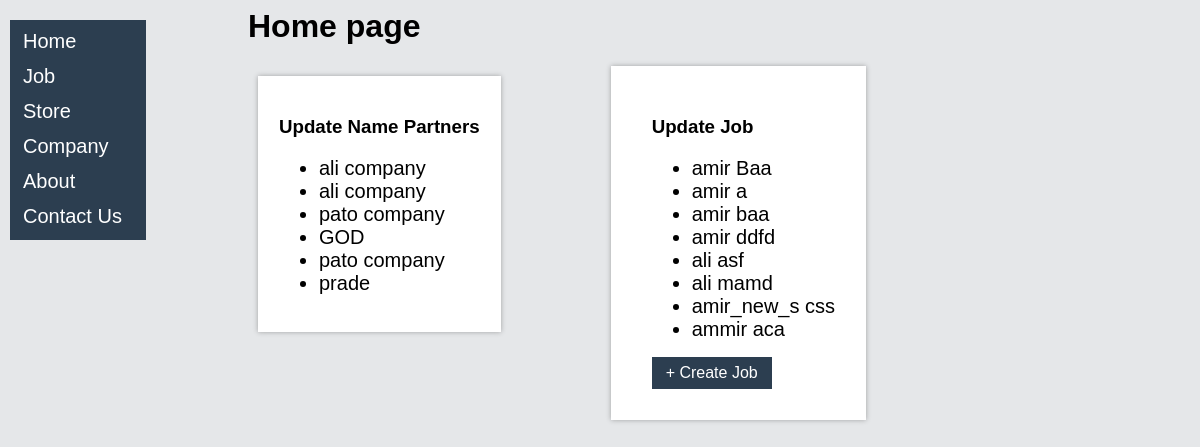
The app's page /, older data.
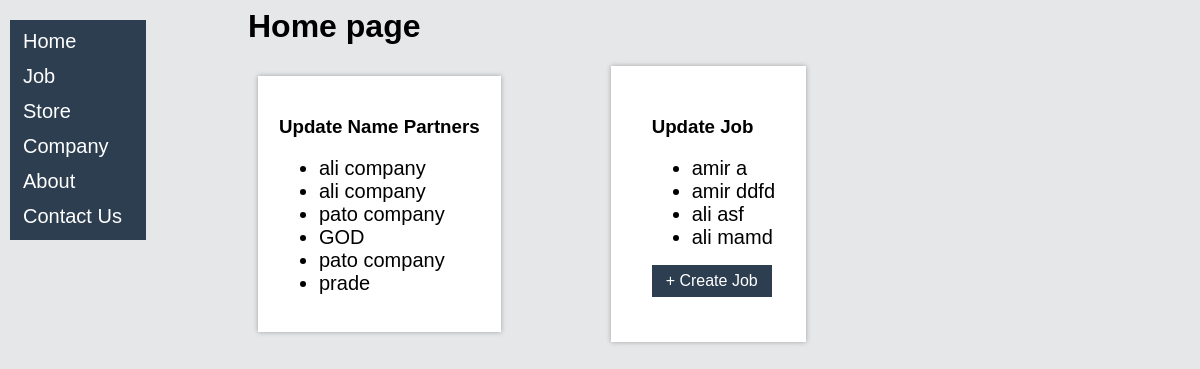
The same page, newer data.
### Company/models.py (models this page shows, shortened)
class Company(models.Model):
    first_name = models.CharField(max_length=10)
    last_name = models.CharField(max_length=30)
    name_partners = models.CharField(max_length=20)

class Job(models.Model):
    first_name = models.CharField(max_length=10)
    last_name = models.CharField(max_length=30)
    email = models.EmailField()
    phone_number = models.IntegerField()
    text = models.TextField()

### page/views.py (the view)
# urls.py: path('', HomeView.as_view(), name='home'), # see list company and job in home page home.html.
class HomeView(TemplateView):
    def get(self, request):
        companies = Company.objects.all()
        jobs = Job.objects.all()
        context = {
            'comp2': companies,
            'job_li': jobs,
        }
        return render(request, 'home.html', context)

### templates/Home.html
{% extends 'base.html' %}
{% block content %}
<div class="main">
    <h1>Home page </h1>
    <div class="row_text">
        <div class="column_text">
            <div class="border_text_list_home_page">
                <h3>Update Name Partners</h3>
                <ul>
                    {% for company in comp2 %}
                    <li style="font-size:125%;">
                        {{company.name_partners}}
                    </li>
                    {% endfor %}
                </ul>
            </div>
        </div>
        <div class="border_text_list_home_page">
            <div class="column_text">
                <h3>Update Job</h3>
                <ul>
                    {% for job in job_li %}
                    <li style="font-size:125%;">
                        {{job.first_name}} {{job.last_name}}
                    </li>
                    {% endfor %}
                </ul>
                <button class="button">
                    <a class="button" href="{% url 'job_create' %}">+ Create Job</a>
                </button>
            </div>
        </div>
    </div>
</div>
{% endblock %}

### templates/base.html
{% load static %}
<head>
    <link rel="stylesheet" href="{% static 'css/web_style.css' %}">
</head>
<aside class="side">
    <a href="{% url 'home' %}">Home</a>
    <a href="{% url 'job_list' %}">Job</a>
    <a href="{% url 'store' %}">Store</a>
    <a href="{% url 'company' %}">Company</a>
    <a href="{% url 'about' %}">About</a>
    <a href="{% url 'contact_us' %}">Contact Us</a>
</aside>
{% block content %}
{% endblock content %}

### static/css/web_style.css (style rules this page uses)
.side { width: 130px; position: fixed; z-index: 1; top: 20px; left: 10px; background:#2C3E50; overflow-x: hidden; padding-top:5px; padding-bottom:5px; padding-right:3px; padding-left:3px; }
.side a { padding:5px 8px 7px 10px; text-decoration: none; font-size: 20px; display: block; color:#FFFFFF; }
.main { margin-left: 240px; }
.button { text-decoration: none; background-color: #2C3E50; color: white; border: none; padding: 7px; font-size: 16px; }
.row_text { display: flex; }
.column_text { flex-basis: auto; padding: 10px; margin-right: 0; }
.column_text:last-child { margin-right: 0; margin-left: 10px; }
.border_text_list_home_page { border: 1px solid #FFFFFF; margin-right: 100px; padding:20px; box-shadow: 0px 0 5px rgba(0, 0, 0, 0.3); background-color:#FFFFFF; }

Row changes from the older to the newer data that the page shows:
removed Job: first_name "amir", last_name "Baa"
removed Job: first_name "amir", last_name "baa"
removed Job: first_name "amir_new_s", last_name "css"
removed Job: first_name "ammir", last_name "aca"
